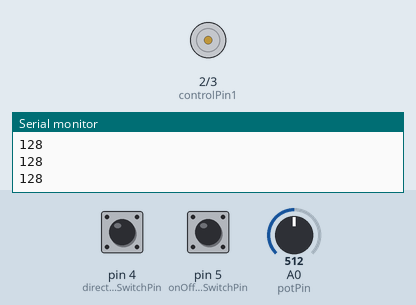
The sketch below on a simulated Arduino Uno, built with avr-gcc and run on an emulated ATmega328P. Parts: motor-driver pin pairs drawn as motors (green arrow = first pin HIGH = forward, orange = second pin HIGH = backward, longer = more drive, scaled by the enable pin), the last lines printed to the serial monitor. The test bench sets the inputs (shaded band); at power-on: pin 4 (directionSwitchPin) LOW, pin 5 (onOffSwitchStateSwitchPin) LOW, A0 (potPin) = 512.

Above: at 1.2 s.
1.3 s: pin 4 (directionSwitchPin) pulled HIGH for 0.15 s
2.9 s: pin 5 (onOffSwitchStateSwitchPin) pulled HIGH for 0.15 s
At 3.5 s:
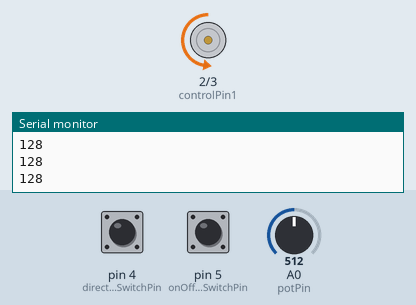
4.5 s: A0 (potPin) set to 716
At 5.7 s:
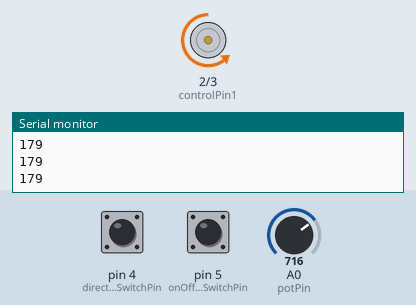
6.0 s: A0 (potPin) set to 900
At 7.1 s:
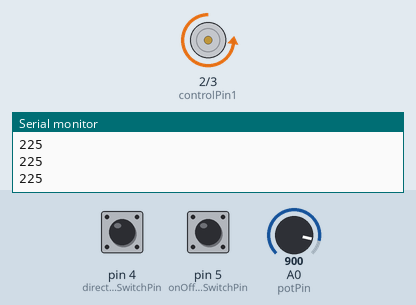
7.5 s: pin 4 (directionSwitchPin) pulled HIGH for 1 s
At 8.1 s:
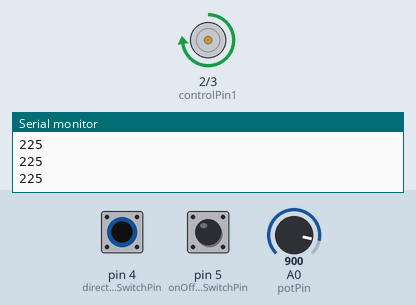
10.0 s: A0 (potPin) set to 511
At 11.3 s:
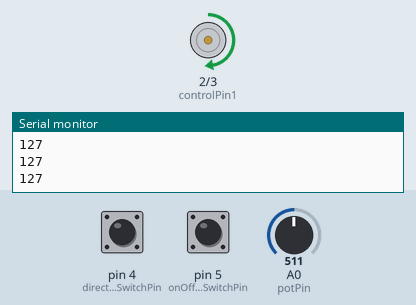
Timing chart, 0 to 12.5 s (numbered marks = the images above; inputs shaded):
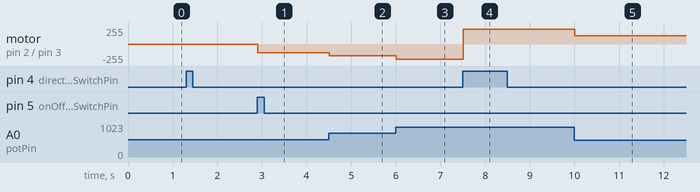

The sketch:

Zootrope.ino
```cpp
/*
 * Variables
 */

// => 1. Broches numériques & analogiques

const int controlPin1 = 2;
const int controlPin2 = 3;
const int enablePin = 9;
// Broche de contrôle de la direction du moteur
const int directionSwitchPin = 4;
// Broche de démarrage / arrêt du moteur
const int onOffSwitchStateSwitchPin = 5;
// Broche analogique pour le réglage de la vitesse du moteur
const int potPin = A0;

// => 2. Variables pour le stockage des valeurs provenant des capteurs

// Etat ON/OFF
int onOffSwitchState = 0;
// Etat precedent ON/OFF
int previousOnOffSwitchState = 0;

// Direction
int directionSwitchState = 0;
// Direction precedente
int previousDirectionSwitchState = 0;

// Moteur
int motorEnabled = 0;   // Actif
int motorSpeed = 0;     // Vitesse
int motorDirection = 1; // Direction

/*
 * Setup : Attribution des I/O
 */
void setup() {
  Serial.begin(9600);
  // Interrupteurs en entree (Interrupteurs => Arduino)
  pinMode(directionSwitchPin, INPUT);
  pinMode(onOffSwitchStateSwitchPin, INPUT);
  // Broches du pont en H en sortie (Arduino => Pont H)
  pinMode(controlPin1, OUTPUT);
  pinMode(controlPin2, OUTPUT);
  pinMode(enablePin, OUTPUT);
  // Mettre la broche 9 (mise en route du pont en H) a l'etat bas ; le moteur ne tourne pas
  digitalWrite(enablePin, LOW);
}

/*
 * Boucle principale
 */
void loop() {
  // Lire l'etat de l'interrupteur ON/OFF
  onOffSwitchState = digitalRead(onOffSwitchStateSwitchPin);
  //Serial.println(onOffSwitchState);
  // Attente
  delay(1);
  // Lire l'etat de l'interrupteur de direction
  directionSwitchState = digitalRead(directionSwitchPin);
  //Serial.println(directionSwitchState);
  // Vitesse du moteur (lecture de la broche analogique puis on divise par 4)
  motorSpeed = analogRead(potPin)/4;

  Serial.println(motorSpeed);
  // Verifier si l'etat du capteur ON/OFF a change (comparer l'etat avant / apres de l'interrupteur ON/OFF)
  if(onOffSwitchState != previousOnOffSwitchState) {
    // Si l'interrupteur ON/OFF est a l'etat haut on demarre le moteur sinon on l'arrete
    if(onOffSwitchState == HIGH) {
      motorEnabled = !motorEnabled;
    }
  }
  // Verifier si la direction a change (comparer l'etat avant / apres de l'interrupteur de direction)
  if(directionSwitchState != previousDirectionSwitchState) {
    // Si l'interrupteur de direction est a l'etat haut on change le sens de rotation du moteur
    if(directionSwitchState == HIGH) {
      motorDirection = !motorDirection;
    }
  }
  // Sens de rotation du moteur
  if(motorDirection == 1) {
    digitalWrite(controlPin1, HIGH);
    digitalWrite(controlPin2, LOW);
  } else {
    digitalWrite(controlPin1, LOW);
    digitalWrite(controlPin2, HIGH);
  }
  // Controle du moteur en PWM
  if(motorEnabled == 1) {
    analogWrite(enablePin, motorSpeed);
  } else {
    analogWrite(enablePin, 0);
  }
  // L'etat de direction courant devient l'etat precedent
  previousDirectionSwitchState = directionSwitchState;
  // L'etat courant ON/OFF devient l'etat precedent
  previousOnOffSwitchState = onOffSwitchState;
}
```

Measured:
- after the input at 2.9 s, motor on pin 2 (controlPin1) / pin 3 (controlPin2): stopped → backward 128/255 at once
- after the input at 4.5 s, motor on pin 2 (controlPin1) / pin 3 (controlPin2): backward 128/255 → backward 179/255 at once
- after the input at 6.0 s, motor on pin 2 (controlPin1) / pin 3 (controlPin2): backward 179/255 → backward 225/255 at once
- after the input at 7.5 s, motor on pin 2 (controlPin1) / pin 3 (controlPin2): backward 225/255 → forward 225/255 at once
- after the input at 10.0 s, motor on pin 2 (controlPin1) / pin 3 (controlPin2): forward 225/255 → forward 127/255 at once
